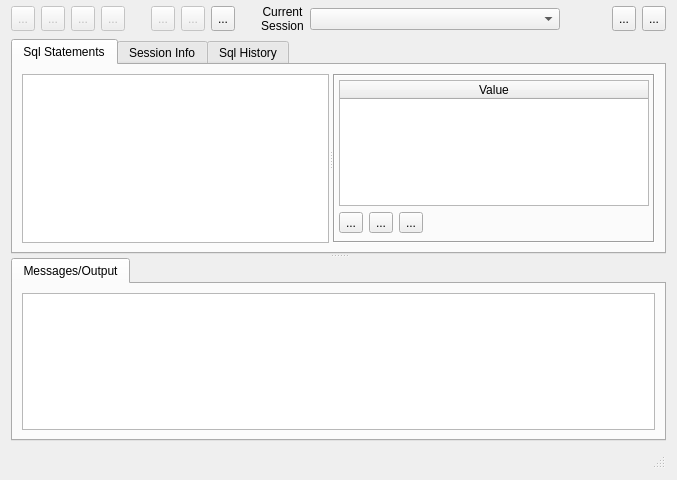
<?xml version="1.0" encoding="UTF-8"?>
<ui version="4.0">
 <class>KvSqlWindow</class>
 <widget class="KvSqlDialog" name="KvSqlWindow">
  <property name="geometry">
   <rect>
    <x>0</x>
    <y>0</y>
    <width>677</width>
    <height>480</height>
   </rect>
  </property>
  <property name="windowTitle">
   <string>Sql Window</string>
  </property>
  <property name="windowIcon">
   <iconset resource="ui/kevora.qrc">
    <normaloff>:/png/png_sqlwindow/sql.png</normaloff>:/png/png_sqlwindow/sql.png</iconset>
  </property>
  <layout class="QVBoxLayout" name="verticalLayout_3">
   <property name="sizeConstraint">
    <enum>QLayout::SetDefaultConstraint</enum>
   </property>
   <property name="topMargin">
    <number>5</number>
   </property>
   <item>
    <layout class="QHBoxLayout" name="horizontalLayout_5">
     <item>
      <layout class="QHBoxLayout" name="horizontalLayout">
       <property name="spacing">
        <number>6</number>
       </property>
       <property name="sizeConstraint">
        <enum>QLayout::SetFixedSize</enum>
       </property>
       <item>
        <widget class="QToolButton" name="toolButtonExecSql">
         <property name="enabled">
          <bool>false</bool>
         </property>
         <property name="maximumSize">
          <size>
           <width>25</width>
           <height>25</height>
          </size>
         </property>
         <property name="toolTip">
          <string>Execute Sql</string>
         </property>
         <property name="text">
          <string>...</string>
         </property>
         <property name="icon">
          <iconset resource="ui/kevora.qrc">
           <normaloff>:/png/png_sqlwindow/1rightarrow.png</normaloff>:/png/png_sqlwindow/1rightarrow.png</iconset>
         </property>
         <property name="shortcut">
          <string>F8</string>
         </property>
        </widget>
       </item>
       <item>
        <widget class="QToolButton" name="toolButtonExecAllSql">
         <property name="enabled">
          <bool>false</bool>
         </property>
         <property name="maximumSize">
          <size>
           <width>25</width>
           <height>25</height>
          </size>
         </property>
         <property name="toolTip">
          <string>Execute All</string>
         </property>
         <property name="text">
          <string>...</string>
         </property>
         <property name="icon">
          <iconset resource="ui/kevora.qrc">
           <normaloff>:/png/png_sqlwindow/exec_all.png</normaloff>:/png/png_sqlwindow/exec_all.png</iconset>
         </property>
         <property name="shortcut">
          <string>F9</string>
         </property>
        </widget>
       </item>
       <item>
        <widget class="QToolButton" name="toolButtonTimedExec">
         <property name="enabled">
          <bool>false</bool>
         </property>
         <property name="maximumSize">
          <size>
           <width>25</width>
           <height>25</height>
          </size>
         </property>
         <property name="toolTip">
          <string>Timed Execution</string>
         </property>
         <property name="text">
          <string>...</string>
         </property>
         <property name="icon">
          <iconset resource="ui/kevora.qrc">
           <normaloff>:/png/png_sqlwindow/k_alarm.png</normaloff>:/png/png_sqlwindow/k_alarm.png</iconset>
         </property>
         <property name="checkable">
          <bool>true</bool>
         </property>
         <property name="autoExclusive">
          <bool>true</bool>
         </property>
        </widget>
       </item>
       <item>
        <widget class="QToolButton" name="toolButtonExplainPlan">
         <property name="enabled">
          <bool>false</bool>
         </property>
         <property name="maximumSize">
          <size>
           <width>25</width>
           <height>25</height>
          </size>
         </property>
         <property name="toolTip">
          <string>Generate Execution Plan</string>
         </property>
         <property name="text">
          <string>...</string>
         </property>
         <property name="icon">
          <iconset resource="ui/kevora.qrc">
           <normaloff>:/png/png_sqlwindow/enumList.png</normaloff>:/png/png_sqlwindow/enumList.png</iconset>
         </property>
        </widget>
       </item>
      </layout>
     </item>
     <item>
      <spacer name="horizontalSpacer">
       <property name="orientation">
        <enum>Qt::Horizontal</enum>
       </property>
       <property name="sizeType">
        <enum>QSizePolicy::Fixed</enum>
       </property>
       <property name="sizeHint" stdset="0">
        <size>
         <width>20</width>
         <height>20</height>
        </size>
       </property>
      </spacer>
     </item>
     <item>
      <layout class="QHBoxLayout" name="horizontalLayout_2">
       <property name="sizeConstraint">
        <enum>QLayout::SetFixedSize</enum>
       </property>
       <item>
        <widget class="QToolButton" name="toolButtonCommit">
         <property name="enabled">
          <bool>false</bool>
         </property>
         <property name="maximumSize">
          <size>
           <width>25</width>
           <height>25</height>
          </size>
         </property>
         <property name="toolTip">
          <string>Commit Transaction</string>
         </property>
         <property name="text">
          <string>...</string>
         </property>
         <property name="icon">
          <iconset resource="ui/kevora.qrc">
           <normaloff>:/png/png_sqlwindow/agt_action_success.png</normaloff>:/png/png_sqlwindow/agt_action_success.png</iconset>
         </property>
        </widget>
       </item>
       <item>
        <widget class="QToolButton" name="toolButtonRollback">
         <property name="enabled">
          <bool>false</bool>
         </property>
         <property name="maximumSize">
          <size>
           <width>25</width>
           <height>25</height>
          </size>
         </property>
         <property name="toolTip">
          <string>Rollback Transaction</string>
         </property>
         <property name="text">
          <string>...</string>
         </property>
         <property name="icon">
          <iconset resource="ui/kevora.qrc">
           <normaloff>:/png/png_sqlwindow/rollback.png</normaloff>:/png/png_sqlwindow/rollback.png</iconset>
         </property>
        </widget>
       </item>
       <item>
        <widget class="QToolButton" name="toolButtonClearSql">
         <property name="maximumSize">
          <size>
           <width>25</width>
           <height>25</height>
          </size>
         </property>
         <property name="toolTip">
          <string>Clear Sql</string>
         </property>
         <property name="text">
          <string>...</string>
         </property>
         <property name="icon">
          <iconset resource="ui/kevora.qrc">
           <normaloff>:/png/png_sqlwindow/editclear.png</normaloff>:/png/png_sqlwindow/editclear.png</iconset>
         </property>
        </widget>
       </item>
      </layout>
     </item>
     <item>
      <spacer name="horizontalSpacer_2">
       <property name="orientation">
        <enum>Qt::Horizontal</enum>
       </property>
       <property name="sizeType">
        <enum>QSizePolicy::Fixed</enum>
       </property>
       <property name="sizeHint" stdset="0">
        <size>
         <width>20</width>
         <height>20</height>
        </size>
       </property>
      </spacer>
     </item>
     <item>
      <layout class="QHBoxLayout" name="horizontalLayout_3">
       <property name="sizeConstraint">
        <enum>QLayout::SetDefaultConstraint</enum>
       </property>
       <item>
        <widget class="QLabel" name="label">
         <property name="maximumSize">
          <size>
           <width>100</width>
           <height>16777215</height>
          </size>
         </property>
         <property name="text">
          <string>Current Session</string>
         </property>
         <property name="alignment">
          <set>Qt::AlignCenter</set>
         </property>
         <property name="wordWrap">
          <bool>true</bool>
         </property>
        </widget>
       </item>
       <item>
        <widget class="QComboBox" name="currentSessionComboBox">
         <property name="minimumSize">
          <size>
           <width>250</width>
           <height>0</height>
          </size>
         </property>
         <property name="maximumSize">
          <size>
           <width>400</width>
           <height>16777215</height>
          </size>
         </property>
        </widget>
       </item>
      </layout>
     </item>
     <item>
      <widget class="KvWaitAnimation" name="widgetProgress" native="true">
       <property name="minimumSize">
        <size>
         <width>22</width>
         <height>22</height>
        </size>
       </property>
      </widget>
     </item>
     <item>
      <spacer name="horizontalSpacer_3">
       <property name="orientation">
        <enum>Qt::Horizontal</enum>
       </property>
       <property name="sizeHint" stdset="0">
        <size>
         <width>40</width>
         <height>20</height>
        </size>
       </property>
      </spacer>
     </item>
     <item>
      <layout class="QHBoxLayout" name="horizontalLayout_4">
       <property name="sizeConstraint">
        <enum>QLayout::SetFixedSize</enum>
       </property>
       <item>
        <widget class="QToolButton" name="toolButtonZoomIn">
         <property name="maximumSize">
          <size>
           <width>25</width>
           <height>25</height>
          </size>
         </property>
         <property name="toolTip">
          <string>Zoom In</string>
         </property>
         <property name="text">
          <string>...</string>
         </property>
         <property name="icon">
          <iconset resource="ui/kevora.qrc">
           <normaloff>:/png/png_general/viewmag+.png</normaloff>:/png/png_general/viewmag+.png</iconset>
         </property>
         <property name="shortcut">
          <string notr="true"/>
         </property>
         <property name="autoRepeat">
          <bool>true</bool>
         </property>
         <property name="autoRepeatDelay">
          <number>100</number>
         </property>
        </widget>
       </item>
       <item>
        <widget class="QToolButton" name="toolButtonZoomOut">
         <property name="maximumSize">
          <size>
           <width>25</width>
           <height>25</height>
          </size>
         </property>
         <property name="toolTip">
          <string>Zoom Out</string>
         </property>
         <property name="text">
          <string>...</string>
         </property>
         <property name="icon">
          <iconset resource="ui/kevora.qrc">
           <normaloff>:/png/png_general/viewmag-.png</normaloff>:/png/png_general/viewmag-.png</iconset>
         </property>
         <property name="shortcut">
          <string notr="true"/>
         </property>
         <property name="autoRepeat">
          <bool>true</bool>
         </property>
         <property name="autoRepeatDelay">
          <number>100</number>
         </property>
        </widget>
       </item>
      </layout>
     </item>
    </layout>
   </item>
   <item>
    <widget class="QSplitter" name="splitterV">
     <property name="orientation">
      <enum>Qt::Vertical</enum>
     </property>
     <property name="opaqueResize">
      <bool>false</bool>
     </property>
     <widget class="QTabWidget" name="tabWidget">
      <property name="currentIndex">
       <number>0</number>
      </property>
      <widget class="QWidget" name="tabSqlStatements">
       <attribute name="title">
        <string>Sql Statements</string>
       </attribute>
       <layout class="QGridLayout" name="gridLayout_5">
        <item row="0" column="0">
         <widget class="QSplitter" name="splitterH">
          <property name="orientation">
           <enum>Qt::Horizontal</enum>
          </property>
          <property name="opaqueResize">
           <bool>false</bool>
          </property>
          <widget class="KvCodeEditor" name="plainTextEditSql">
           <property name="font">
            <font>
             <family>DejaVu Sans Mono</family>
            </font>
           </property>
           <property name="lineWrapMode">
            <enum>QPlainTextEdit::NoWrap</enum>
           </property>
           <property name="plainText">
            <string notr="true"/>
           </property>
          </widget>
          <widget class="QFrame" name="frameParams">
           <property name="frameShape">
            <enum>QFrame::Box</enum>
           </property>
           <property name="frameShadow">
            <enum>QFrame::Sunken</enum>
           </property>
           <layout class="QVBoxLayout" name="verticalLayout">
            <property name="spacing">
             <number>6</number>
            </property>
            <property name="margin">
             <number>4</number>
            </property>
            <item>
             <widget class="QTableWidget" name="tableWidgetParams">
              <property name="editTriggers">
               <set>QAbstractItemView::AllEditTriggers</set>
              </property>
              <property name="alternatingRowColors">
               <bool>true</bool>
              </property>
              <attribute name="horizontalHeaderStretchLastSection">
               <bool>true</bool>
              </attribute>
              <column>
               <property name="text">
                <string>Value</string>
               </property>
              </column>
             </widget>
            </item>
            <item>
             <widget class="QWidget" name="widget" native="true">
              <layout class="QHBoxLayout" name="horizontalLayout_6">
               <property name="leftMargin">
                <number>0</number>
               </property>
               <property name="topMargin">
                <number>0</number>
               </property>
               <property name="rightMargin">
                <number>0</number>
               </property>
               <property name="bottomMargin">
                <number>4</number>
               </property>
               <item>
                <widget class="QToolButton" name="toolButtonApplyParams">
                 <property name="toolTip">
                  <string>Apply Parameters and Run Sql</string>
                 </property>
                 <property name="text">
                  <string>...</string>
                 </property>
                 <property name="icon">
                  <iconset resource="ui/kevora.qrc">
                   <normaloff>:/png/png_sqlwindow/agt_action_success.png</normaloff>:/png/png_sqlwindow/agt_action_success.png</iconset>
                 </property>
                </widget>
               </item>
               <item>
                <widget class="QToolButton" name="toolButtonCancelParams">
                 <property name="toolTip">
                  <string>Cancel Parameters</string>
                 </property>
                 <property name="text">
                  <string>...</string>
                 </property>
                 <property name="icon">
                  <iconset resource="ui/kevora.qrc">
                   <normaloff>:/png/png_sqlwindow/agt_action_fail.png</normaloff>:/png/png_sqlwindow/agt_action_fail.png</iconset>
                 </property>
                </widget>
               </item>
               <item>
                <widget class="QToolButton" name="toolButtonClearParams">
                 <property name="toolTip">
                  <string>Clear All Values</string>
                 </property>
                 <property name="text">
                  <string>...</string>
                 </property>
                 <property name="icon">
                  <iconset resource="ui/kevora.qrc">
                   <normaloff>:/png/png_sqlwindow/editclear.png</normaloff>:/png/png_sqlwindow/editclear.png</iconset>
                 </property>
                </widget>
               </item>
               <item>
                <spacer name="horizontalSpacer_4">
                 <property name="orientation">
                  <enum>Qt::Horizontal</enum>
                 </property>
                 <property name="sizeHint" stdset="0">
                  <size>
                   <width>40</width>
                   <height>20</height>
                  </size>
                 </property>
                </spacer>
               </item>
              </layout>
             </widget>
            </item>
           </layout>
          </widget>
         </widget>
        </item>
       </layout>
      </widget>
      <widget class="QWidget" name="tabSessionInfo">
       <attribute name="title">
        <string>Session Info</string>
       </attribute>
       <layout class="QGridLayout" name="gridLayout">
        <item row="0" column="0">
         <widget class="QTableWidget" name="tableWidgetSessionInfo">
          <attribute name="horizontalHeaderStretchLastSection">
           <bool>true</bool>
          </attribute>
          <column>
           <property name="text">
            <string>Information</string>
           </property>
          </column>
          <column>
           <property name="text">
            <string>Value</string>
           </property>
          </column>
         </widget>
        </item>
       </layout>
      </widget>
      <widget class="QWidget" name="tabSqlHistory">
       <attribute name="title">
        <string>Sql History</string>
       </attribute>
      </widget>
     </widget>
     <widget class="QTabWidget" name="tabWidgetData">
      <property name="minimumSize">
       <size>
        <width>0</width>
        <height>150</height>
       </size>
      </property>
      <property name="styleSheet">
       <string notr="true"/>
      </property>
      <property name="currentIndex">
       <number>0</number>
      </property>
      <property name="elideMode">
       <enum>Qt::ElideRight</enum>
      </property>
      <property name="movable">
       <bool>false</bool>
      </property>
      <widget class="QWidget" name="tabOutput">
       <attribute name="title">
        <string>Messages/Output</string>
       </attribute>
       <layout class="QGridLayout" name="gridLayout_4">
        <item row="0" column="0">
         <widget class="QTextEdit" name="textEditMessages">
          <property name="lineWrapMode">
           <enum>QTextEdit::NoWrap</enum>
          </property>
          <property name="readOnly">
           <bool>true</bool>
          </property>
          <property name="textInteractionFlags">
           <set>Qt::LinksAccessibleByKeyboard|Qt::LinksAccessibleByMouse|Qt::TextBrowserInteraction|Qt::TextSelectableByKeyboard|Qt::TextSelectableByMouse</set>
          </property>
         </widget>
        </item>
       </layout>
      </widget>
     </widget>
    </widget>
   </item>
   <item>
    <widget class="QStatusBar" name="widgetStatusBar"/>
   </item>
  </layout>
  <action name="actionRun_Sql">
   <property name="icon">
    <iconset resource="ui/kevora.qrc">
     <normaloff>:/png/png_sqlwindow/1rightarrow.png</normaloff>:/png/png_sqlwindow/1rightarrow.png</iconset>
   </property>
   <property name="text">
    <string>Run Sql</string>
   </property>
  </action>
  <action name="actionTimed_Run">
   <property name="icon">
    <iconset resource="ui/kevora.qrc">
     <normaloff>:/png/png_sqlwindow/k_alarm.png</normaloff>:/png/png_sqlwindow/k_alarm.png</iconset>
   </property>
   <property name="text">
    <string>Timed Run</string>
   </property>
  </action>
  <action name="actionRun_All">
   <property name="icon">
    <iconset resource="ui/kevora.qrc">
     <normaloff>:/png/png_sqlwindow/exec_all.png</normaloff>:/png/png_sqlwindow/exec_all.png</iconset>
   </property>
   <property name="text">
    <string>Run All</string>
   </property>
  </action>
  <action name="actionCopy_to_Clipboard">
   <property name="icon">
    <iconset resource="ui/kevora.qrc">
     <normaloff>:/png/png_general/editcopy.png</normaloff>:/png/png_general/editcopy.png</iconset>
   </property>
   <property name="text">
    <string>Copy to Clipboard</string>
   </property>
  </action>
  <action name="actionExplainAll">
   <property name="icon">
    <iconset resource="ui/kevora.qrc">
     <normaloff>:/png/png_sqlwindow/enumList.png</normaloff>:/png/png_sqlwindow/enumList.png</iconset>
   </property>
   <property name="text">
    <string>Explain All</string>
   </property>
   <property name="toolTip">
    <string>Explain All Sql Statements</string>
   </property>
  </action>
  <action name="actionGenerate_Cascade_Operations">
   <property name="icon">
    <iconset resource="ui/kevora.qrc">
     <normaloff>:/png/png_general/arrow_down_left.png</normaloff>:/png/png_general/arrow_down_left.png</iconset>
   </property>
   <property name="text">
    <string>Generate Cascade Operations</string>
   </property>
  </action>
  <action name="actionExtract_Consistent_Sql_Data">
   <property name="icon">
    <iconset resource="ui/kevora.qrc">
     <normaloff>:/png/png_general/table_go.png</normaloff>:/png/png_general/table_go.png</iconset>
   </property>
   <property name="text">
    <string>Extract Consistent Sql Data</string>
   </property>
  </action>
 </widget>
 <customwidgets>
  <customwidget>
   <class>KvWaitAnimation</class>
   <extends>QWidget</extends>
   <header>kvwaitanimation.h</header>
   <container>1</container>
  </customwidget>
  <customwidget>
   <class>KvSqlDialog</class>
   <extends>QWidget</extends>
   <header>kvsqldialog.h</header>
   <container>1</container>
  </customwidget>
  <customwidget>
   <class>KvCodeEditor</class>
   <extends>QPlainTextEdit</extends>
   <header>kvcodeeditor.h</header>
  </customwidget>
 </customwidgets>
 <tabstops>
  <tabstop>plainTextEditSql</tabstop>
  <tabstop>tabWidgetData</tabstop>
  <tabstop>toolButtonExecSql</tabstop>
  <tabstop>toolButtonExecAllSql</tabstop>
  <tabstop>toolButtonTimedExec</tabstop>
  <tabstop>toolButtonExplainPlan</tabstop>
  <tabstop>toolButtonCommit</tabstop>
  <tabstop>toolButtonRollback</tabstop>
  <tabstop>toolButtonClearSql</tabstop>
  <tabstop>currentSessionComboBox</tabstop>
  <tabstop>toolButtonZoomIn</tabstop>
  <tabstop>toolButtonZoomOut</tabstop>
  <tabstop>tabWidget</tabstop>
  <tabstop>tableWidgetParams</tabstop>
  <tabstop>toolButtonApplyParams</tabstop>
  <tabstop>toolButtonCancelParams</tabstop>
  <tabstop>toolButtonClearParams</tabstop>
  <tabstop>tableWidgetSessionInfo</tabstop>
  <tabstop>textEditMessages</tabstop>
 </tabstops>
 <resources>
  <include location="ui/kevora.qrc"/>
 </resources>
 <connections>
  <connection>
   <sender>toolButtonClearParams</sender>
   <signal>clicked()</signal>
   <receiver>tableWidgetParams</receiver>
   <slot>clearContents()</slot>
   <hints>
    <hint type="sourcelabel">
     <x>394</x>
     <y>219</y>
    </hint>
    <hint type="destinationlabel">
     <x>440</x>
     <y>162</y>
    </hint>
   </hints>
  </connection>
  <connection>
   <sender>toolButtonClearSql</sender>
   <signal>clicked()</signal>
   <receiver>plainTextEditSql</receiver>
   <slot>clear()</slot>
   <hints>
    <hint type="sourcelabel">
     <x>196</x>
     <y>21</y>
    </hint>
    <hint type="destinationlabel">
     <x>195</x>
     <y>84</y>
    </hint>
   </hints>
  </connection>
 </connections>
</ui>
